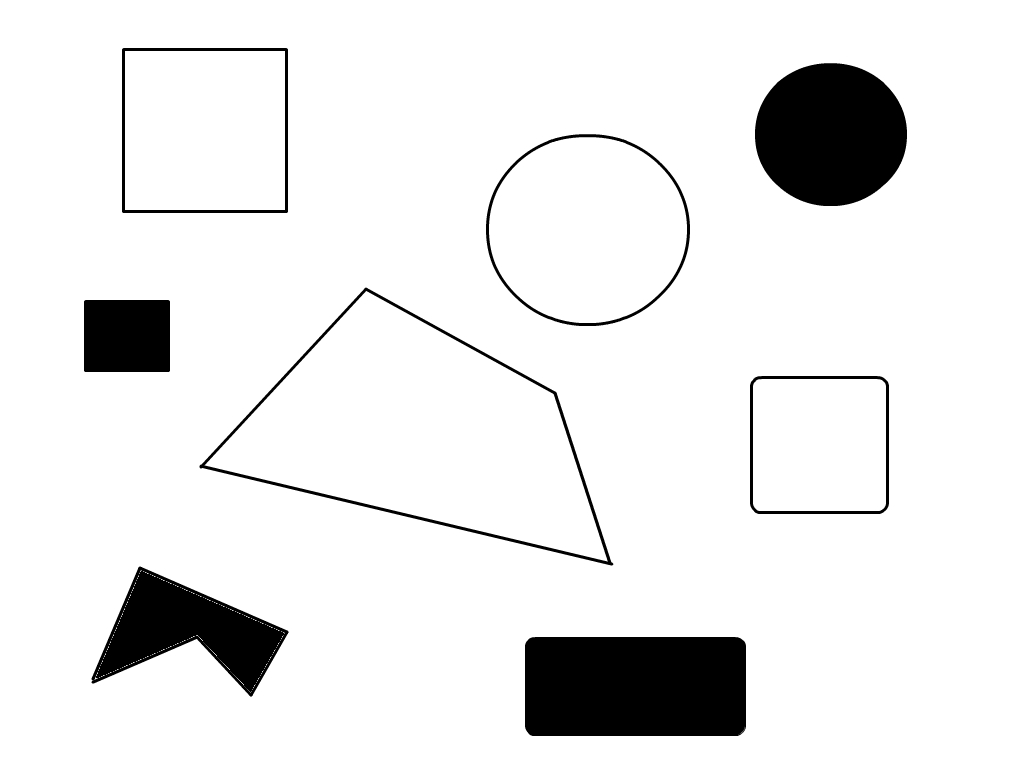
//> input picture ShapeFinder/test-img.jpg, 1024 x 768 px
$ ./main test-img.jpg   (built with g++ and OpenCV 4)
//> lines starting //> are read from the running program, lines starting //| are printed output that depends on the picture; after the words box and inside, x2 and y2 are one past the last pixel; in counts of white or black regions, pixels touching at a corner belong together
//
//  main.cpp
//  ShapeFinder
//
//  Created by Vineeth Gutta on 11/3/18.
//  Copyright © 2018 Vineeth Gutta. All rights reserved.
//

#include <iostream>
#include <opencv2/opencv.hpp>
#include <iostream>
#include <stdio.h>
#include <stdlib.h>
using namespace cv;
using namespace std;
Mat src; Mat src_gray; int thresh = 200;
int max_thresh = 255; RNG rng(12345);
/// Function header
void thresh_callback(int, void* );
/** @function main */
int main( int argc, char** argv ) {
    /// Load source image and convert it to gray
    src = imread( argv[1], 1 );
//> src is the input picture: 768 rows x 1024 cols, CV_8UC3; min 0, max 255, mean 233.9
    /// Check for invalid input
    if(! src.data ){
        cout <<  "Could not open or find the image" << std::endl ;
        return -1;
    }
    /// Convert image to gray and blur it
    cvtColor( src, src_gray, CV_BGR2GRAY );
    blur( src_gray, src_gray, Size(3,3) );
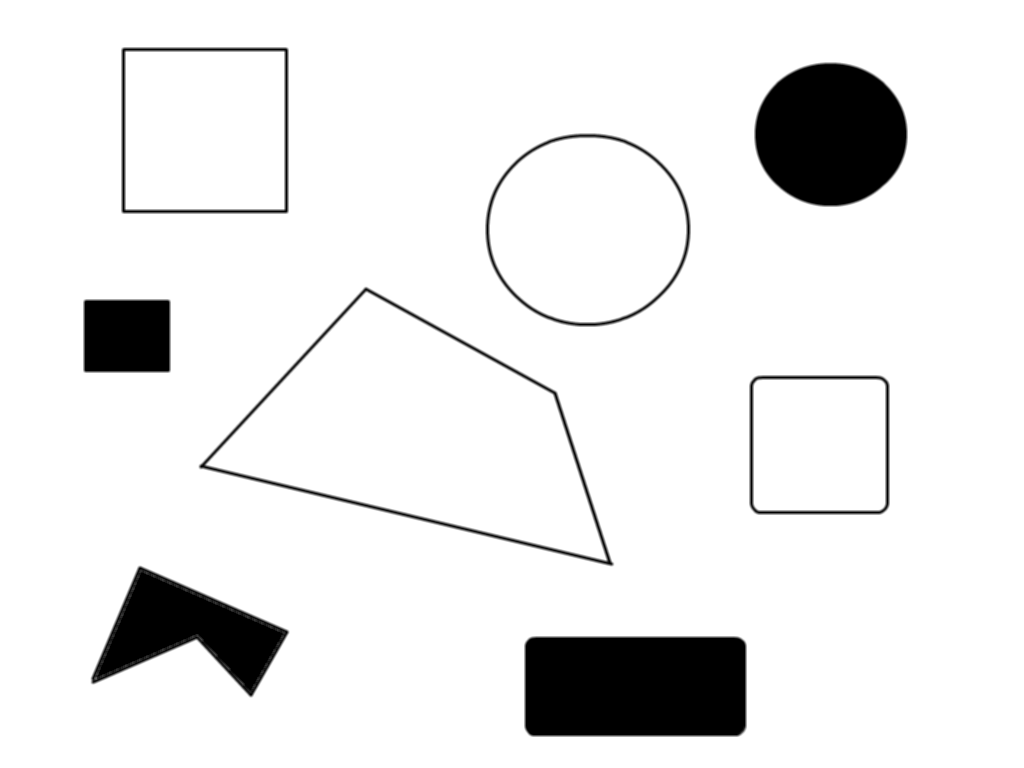
//> src_gray: 768 rows x 1024 cols, CV_8UC1; min 0, max 255, mean 233.9
    /// Create Window
    char* source_window = "Source";
    namedWindow( source_window, CV_WINDOW_AUTOSIZE ); imshow( source_window, src );
    createTrackbar( " Threshold:", "Source", &thresh, max_thresh, thresh_callback );
    thresh_callback( 0, 0 );
    waitKey(0);
    return(0); }
/** @function thresh_callback */
void thresh_callback(int, void* ) {
    Mat threshold_output;
    vector<vector<Point> > contours;
    vector<Vec4i> hierarchy;
    /// Detect edges using Threshold
    threshold( src_gray, threshold_output, thresh, 255, THRESH_BINARY );
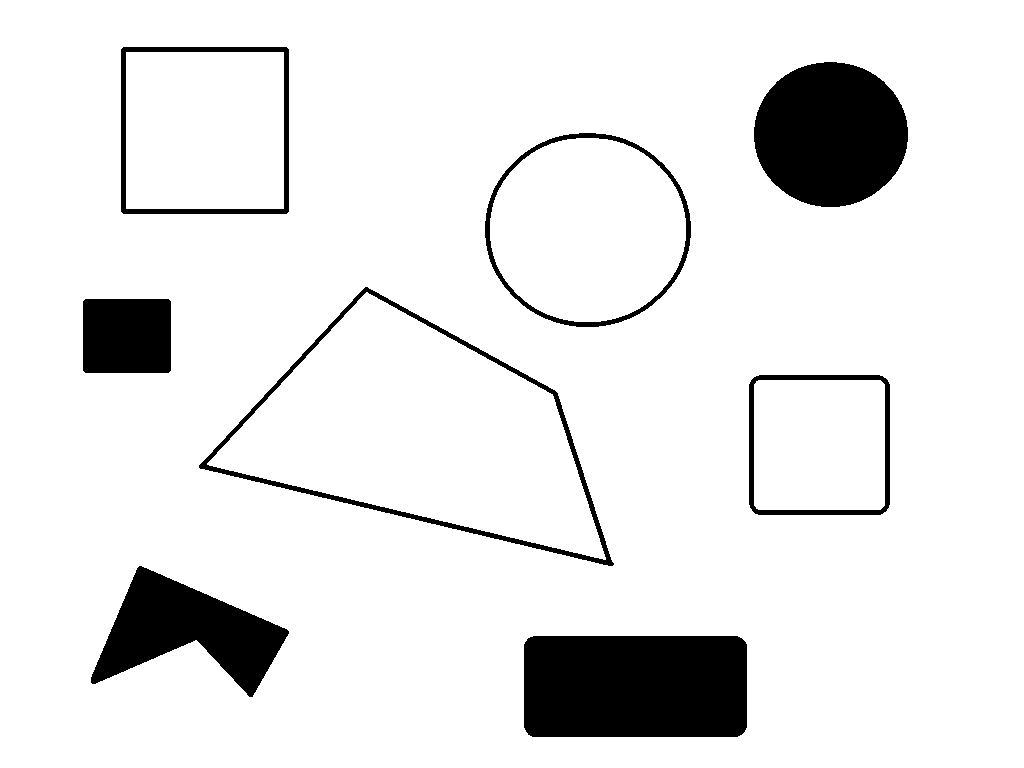
//> threshold_output: 768 rows x 1024 cols, CV_8UC1; 90.8% white; 8 black regions
    /// Find contours
    findContours( threshold_output, contours, hierarchy, CV_RETR_TREE, CV_CHAIN_APPROX_SIMPLE, Point(0, 0) );
//> contours = 13 contours; largest, box (x1, y1, x2, y2) and area: (0, 0, 1024, 768) 784641, (198, 286, 615, 567) 60346, (207, 292, 606, 560) 54576, (484, 132, 692, 328) 31668, (120, 46, 290, 215) 28374

    /// Approximate contours to polygons + get bounding rects and circles

    vector<vector<Point> > contours_poly( contours.size() );
//> contours_poly = 13 empty contours
    vector<Rect> boundRect( contours.size() );

    for( int i = 0; i < contours.size(); i++ )
    {
        //approxPolyDP( Mat(contours[i]), contours_poly[i], 3, true );
        boundRect[i] = boundingRect( Mat(contours[i]) );
    }
//> this loop made 13 passes
    /// Draw polygonal contour + bonding rects + circles
    Mat drawing = Mat::zeros( threshold_output.size(), CV_8UC3 ); for( int i = 0; i< contours.size(); i++ )
    {
        Scalar color = Scalar( rng.uniform(0, 255), rng.uniform(0,255), rng.uniform(0,255) );
        drawContours( drawing, contours, i, color, 1, 8, vector<Vec4i>(), 0, Point() );
        rectangle( drawing,boundRect[i].tl(), boundRect[i].br(), color, 2, 8, 0 );
    }
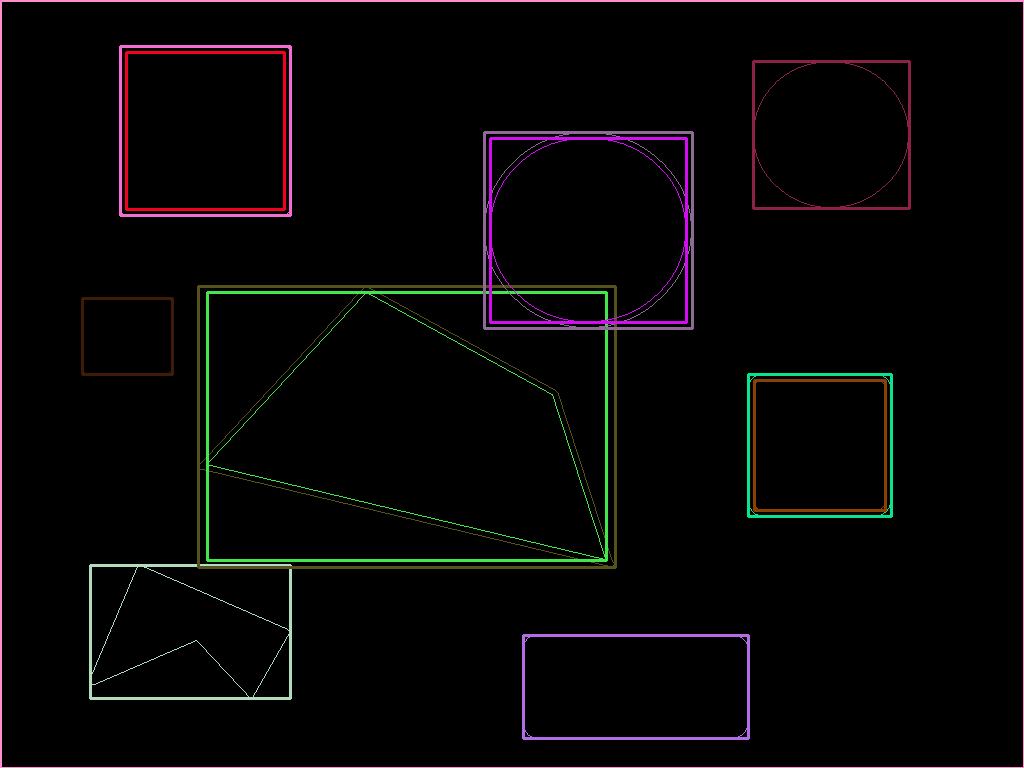
//> drawing: 768 rows x 1024 cols, CV_8UC3; mean B, G, R 5.7, 5.3, 6.9
    /// Show in a window
    namedWindow( "Contours", CV_WINDOW_AUTOSIZE );
    imshow( "Contours", drawing );
}

$ run again, on ShapeFinder/circle.ppm
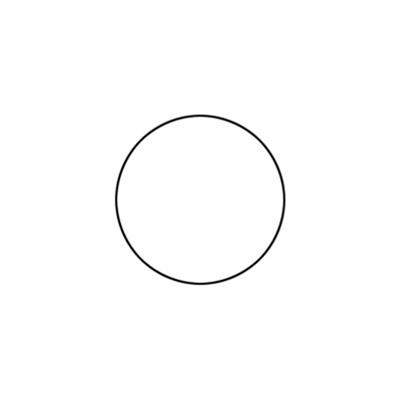
//> input picture ShapeFinder/circle.ppm, 400 x 400 px
//> src is the input picture: 400 rows x 400 cols, CV_8UC3; min 0, max 255, mean 253.1
//> in thresh_callback, `threshold( src_gray, threshold_output, thresh, 255, THRESH_BINARY );`:
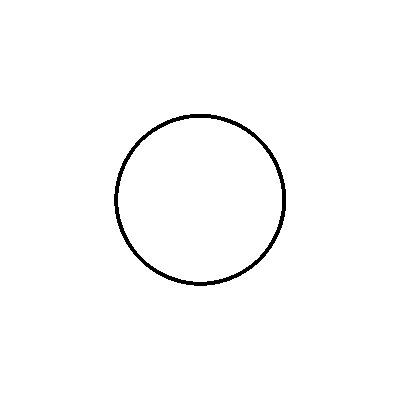
//> threshold_output: 400 rows x 400 cols, CV_8UC1; 98.7% white; 1 black region
//> contours = 3 contours; box (x1, y1, x2, y2) and area: (0, 0, 400, 400) 159201, (113, 113, 287, 287) 23416, (118, 118, 282, 282) 20868
//> contours_poly = 3 empty contours
//> the loop in thresh_callback, `for( int i = 0; i < contours.size(); i++ )` made 3 passes
//> the loop in thresh_callback, `Mat drawing = Mat::zeros( threshold_output.size(), CV_8UC3 ); for( int..` made 3 passes
//> after the loop in thresh_callback, `Mat drawing = Mat::zeros( threshold_output.size(), CV_8UC3 ); for( int..`:
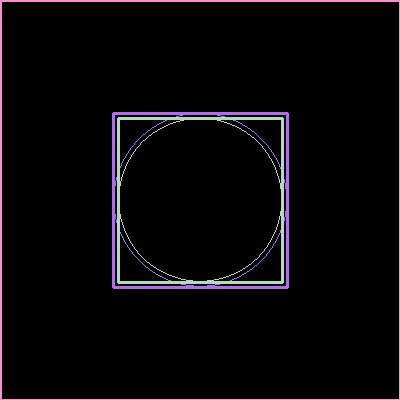
//> drawing: 400 rows x 400 cols, CV_8UC3; mean B, G, R 9.3, 7, 9
